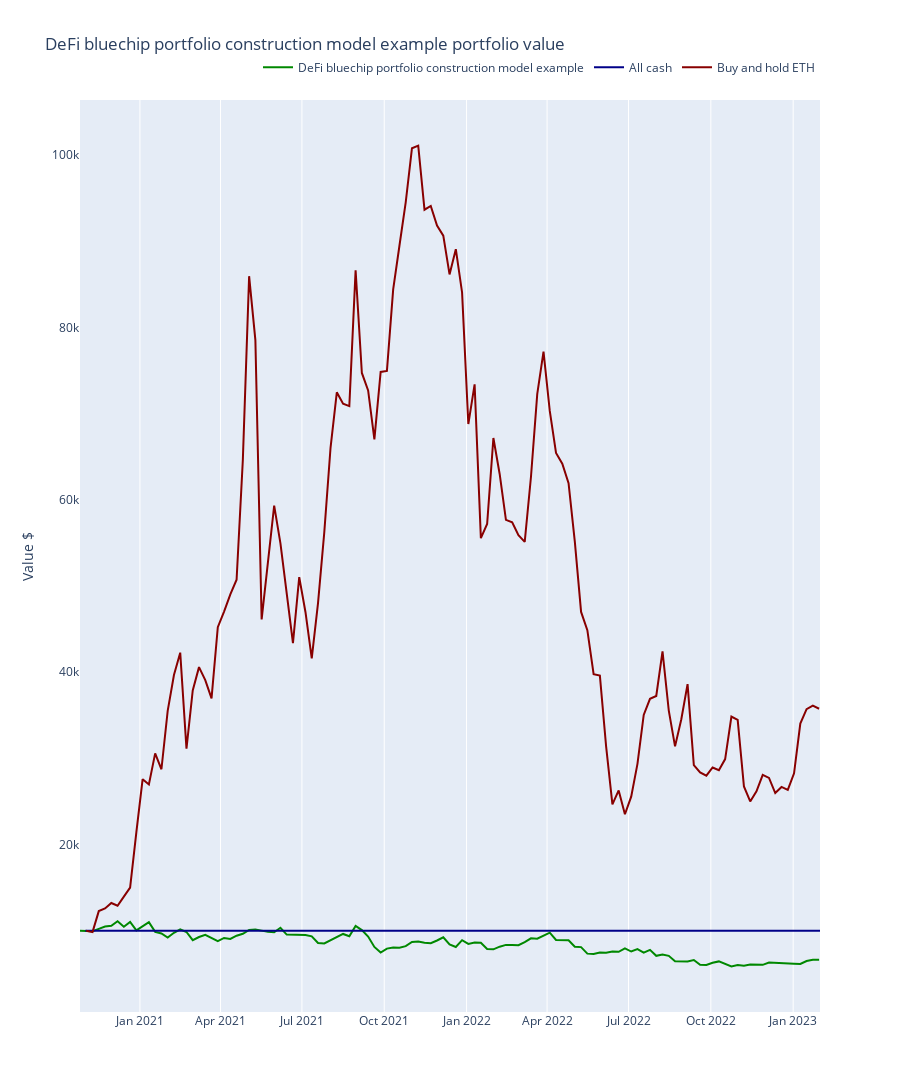

The notebook cell saved with this chart:
### Markdown cell above
## Benchmarking the strategy performance

Here we benchmark the strategy performance against some baseline scenarios.

- Buy and hold ETH
- Buy and hold US Dollar (do nothing)

### Code cell
from tradeexecutor.visual.benchmark import visualise_benchmark

eth_usd = universe.get_pair_by_human_description((ChainId.ethereum, "uniswap-v2", "WETH", "USDC"))
eth_candles = universe.universe.candles.get_candles_by_pair(eth_usd.internal_id)
eth_price = eth_candles["close"]

fig = visualise_benchmark(
    state.name,
    portfolio_statistics=state.stats.portfolio,
    all_cash=state.portfolio.get_initial_deposit(),
    buy_and_hold_asset_name="ETH",
    buy_and_hold_price_series=eth_price,
    start_at=start_at,
    end_at=end_at
)

fig.show()
